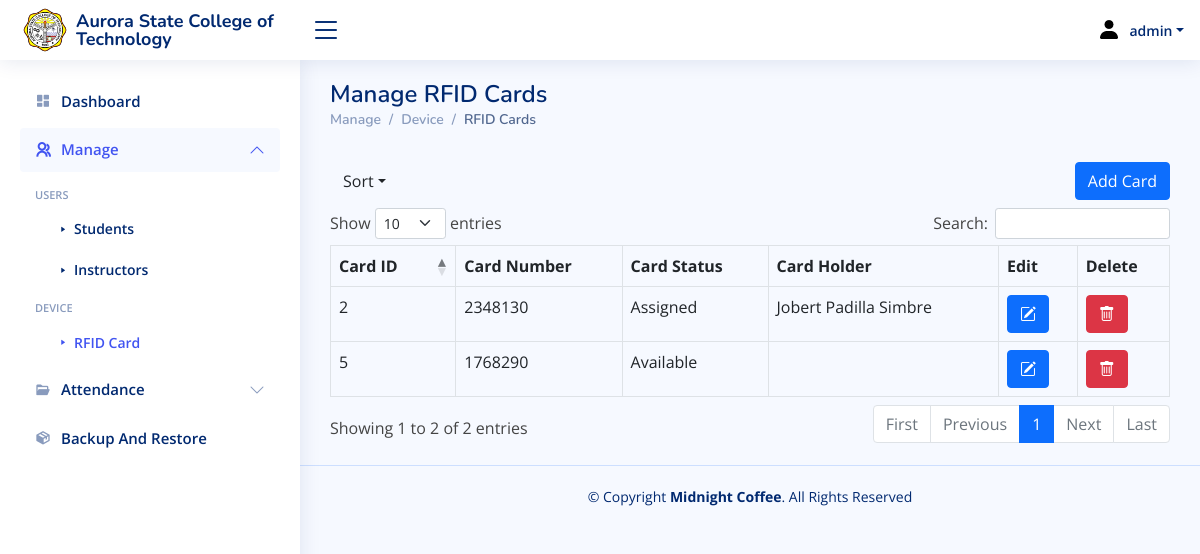
/rfid_cards.php (signed in), run on the app's committed database.
### tables this page shows
CREATE TABLE `rfid_card` (
  `card_id` int(11) NOT NULL AUTO_INCREMENT,
  `card_number` int(11) NOT NULL,
  `card_status` tinytext NOT NULL,
  `card_holder` tinytext NOT NULL,
  `card_holder_id` int(11) NOT NULL,
  PRIMARY KEY (`card_id`)
);

### rfid_cards.php (the view, shortened to what this page needs)
<?php include_once 'lib/connection.php';
?>
<!DOCTYPE html>
<html lang="en">
<head>
   <link href="assets/css/bootstrap.min.css" rel="stylesheet" rel="stylesheet">
   <link rel="stylesheet" type="text/css" href="assets/css/dataTables.bootstrap5.min.css">
   <link href="assets/css/bootstrap-icons.css" rel="stylesheet">
   <link href="assets/css/boxicons.min.css" rel="stylesheet">
   <link href="assets/css/quill.snow.css" rel="stylesheet">
   <link href="assets/css/quill.bubble.css" rel="stylesheet">
   <link href="assets/css/remixicon.css" rel="stylesheet">
   <link href="assets/css/style.css" rel="stylesheet">
   <link href="assets/css/toastr.css" rel="stylesheet">
</head>
<body>
   <?php
   include 'include/navigation.php';
   if ($_SESSION["position"] == "Administrator") {
      include 'include/sideNavigation.php';
   } elseif ($_SESSION["position"] == "Instructor") {
      include 'include/instructorSideNavigation.php';
   } elseif ($_SESSION["position"] == "Student") {
      include 'include/studentSideNavigation.php';
   }
   ?>
   <main id="main" class="main">
      <div class="pagetitle">
         <h1>Manage RFID Cards</h1>
         <nav>
            <ol class="breadcrumb">
               <li class="breadcrumb-item">Manage</li>
               <li class="breadcrumb-item">Device</li>
               <li class="breadcrumb-item active">RFID Cards</li>
            </ol>
         </nav>
      </div>
      <section class="section dashboard">
         <div class="row">
            <div class="d-flex align-items-center mt-3 mb-2">
               <div class="dropdown">
                  <button class="btn dropdown-toggle" type="button" data-bs-toggle="dropdown" aria-expanded="false">Sort</button>
               </div>
               <button type="button" class="btn btn-primary ms-auto" data-bs-toggle="modal" data-bs-target="#addCard">Add Card</button>
            </div>
            <table id="cardTable" class="display table table-bordered">
               <thead>
                  <tr>
                     <th>Card ID</th>
                     <th>Card Number</th>
                     <th>Card Status</th>
                     <th>Card Holder</th>
                     <th>Edit</th>
                     <th>Delete</th>
                  </tr>
               </thead>
               <tbody class="table-group-divider">
                  <?php
                  $select = $pdo->prepare("SELECT * FROM rfid_card ORDER BY card_id ");
                  $select->execute();
                  while ($row = $select->fetch(PDO::FETCH_ASSOC)) {
                  ?>
                     <tr>
                        <td><?php echo $row["card_id"]; ?></td>
                        <td><?php echo $row["card_number"]; ?></td>
                        <td><?php echo $row["card_status"]; ?></td>
                        <td><?php echo $row["card_holder"]; ?></td>
                        <td>
                           <a type="button" class="btn btn-primary ms-auto" href="editCard.php?id=<?php echo $row["card_id"]; ?>" data-toggle="tooltip" title="Edit"><i class="bi bi-pencil-square"></i></a>
                        </td>
                        <td>
                           <button type="button" class="btn btn-danger" data-bs-toggle="modal" data-bs-target="#deleteCard" data-toggle="tooltip" title="Delete"><i class="bi bi-trash"></i></button>
                        </td>
                     </tr> <?php }
                           ?>
               </tbody>
            </table>
         </div>
      </section>
   </main>
   <footer id="footer" class="footer">
      <div class="copyright"> &copy; Copyright <strong><span>Midnight Coffee</span></strong>. All Rights Reserved</div>
   </footer>
</body>
</html>

### assets/css/style.css (style rules this page uses)
:root { scroll-behavior: smooth; }
body { font-family: "Open Sans", sans-serif; background: #f6f9ff; color: #444444; }
a { color: #4154f1; text-decoration: none; }
h1, h2, h3, h4, h5, h6 { font-family: "Nunito", sans-serif; }
#main { margin-top: 60px; padding: 20px 30px; transition: all 0.3s; }
.pagetitle { margin-bottom: 10px; }
.pagetitle h1 { font-size: 24px; margin-bottom: 0; font-weight: 600; color: #012970; }
.breadcrumb { font-size: 14px; font-family: "Nunito", sans-serif; color: #899bbd; font-weight: 600; }
.breadcrumb .breadcrumb-item::before { color: #899bbd; }
.breadcrumb .active { color: #51678f; font-weight: 600; }
@media (min-width: 1200px) { #main, #footer { margin-left: 300px; } }
.footer { padding: 20px 0; font-size: 14px; transition: all 0.3s; border-top: 1px solid #cddfff; }
.footer .copyright { text-align: center; color: #012970; }

### data on the page
rfid_card: card_id "2", card_number "2348130", card_status "Assigned", card_holder "Jobert Padilla Simbre"
rfid_card: card_id "5", card_number "1768290", card_status "Available"

### other printed values
$_SESSION["username"] "admin"
